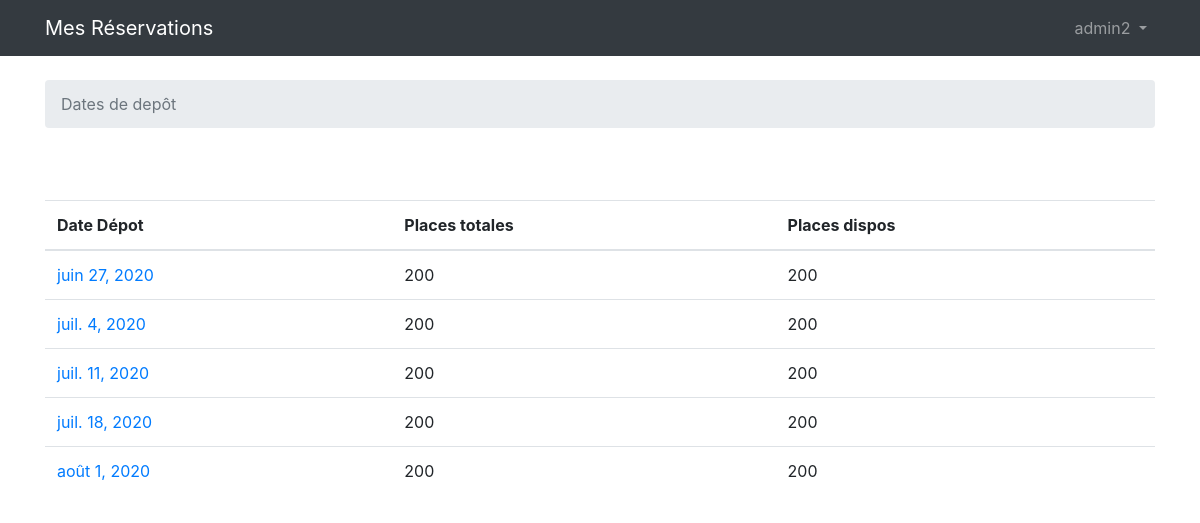
/resasfanm/capacites (signed in), run on the app's committed database.
### resasfanm/models.py (models this page shows, shortened)
class Capacite(models.Model):
	datecapa = models.DateField(verbose_name="Date Capacité")
	nreinesmax = models.IntegerField(default = 0, verbose_name="capacité reines")
	stationouverte = models.BooleanField(default = False)
	depotpossible = models.BooleanField(default = True)
	class Meta:
		ordering = ['datecapa']
	def get_reinesdispos(self):
		presences = Presence.objects.filter(capa=self)
		nbreines = self.nreinesmax
		for presence in presences:
			nbreines = nbreines - presence.resa.nbreine
		return nbreines

### resasfanm/views.py (the view)
# urls.py: path('capacites',views.listcapacites,name='capacites'),
@login_required
def listcapacites(request):
	datesreservees = Reservation.objects.filter(apiculteur=request.user.apiculteur).values_list('datedepot',flat = True)
	capacites = Capacite.objects.filter(depotpossible=True).exclude(datecapa__in=datesreservees)
	return render(request, 'resasfanm/capacites.html', {'les_capacites':capacites})

### resasfanm/templates/resasfanm/capacites.html (shortened to what this page needs)
{% extends 'base.html' %}
{% block breadcrumb %}
  <li class="breadcrumb-item active">Dates de depôt</li>
{% endblock %}
{% block content %}
  <br>
  <br>
  <table class="table">
    <thead class="thead-inverse">
      <tr>
          <th>Date Dépot</th>
          <th>Places totales</th>
          <th>Places dispos</th>
      </tr>
    </thead>
    <tbody>
      {% for capacite in les_capacites %}
          <tr>
            <td>
              <a href="{% url 'newresa' capacite.id %}">{{ capacite.datecapa }}</a>
            </td>
            <td> {{ capacite.nreinesmax }}</td>
            <td> {{ capacite.get_reinesdispos}}</td>
          </tr>
      {% endfor %}
    </tbody>
  </table>
{% endblock %}

### templates/base.html (shortened to what this page needs)
{% load static %}
<!DOCTYPE html>
<html>
  <head>
    <link rel="stylesheet" href="{% static 'css/bootstrap.min.css' %}">
</head>
  </head>
  <body>
{% block body %}
  <nav class="navbar navbar-expand-sm navbar-dark bg-dark">
    <div class="container">
      <a class="navbar-brand" href="{% url 'home' %}">Mes Réservations</a>
      <div class="collapse navbar-collapse" id="mainMenu">
      {% if user.is_authenticated %}
        <ul class="navbar-nav ml-auto">
          <li class="nav-item dropdown">
            <a class="nav-link dropdown-toggle" href="#" id="userMenu" data-toggle="dropdown" aria-haspopup="true" aria-expanded="false">
              {{ user.username }}
            </a>
          </li>
        </ul>
      {% else %}
        <form class="form-inline ml-auto">
          <a href="{% url 'login' %}" class="btn btn-outline-secondary">Connexion</a>
          <a href="{% url 'signup' %}" class="btn btn-primary ml-2">S'enregistrer</a>
          <a class="dropdown-item" href="{% url 'contact' %}">Nous contacter</a>
        </form>
      {% endif %}
      </div>
    </div>
  </nav>
  <div class="container">
    <ol class="breadcrumb my-4">
      {% block breadcrumb %}
      {% endblock %}
    </ol>
    {% block content %}
    {% endblock %}
  </div>
    {% endblock body %}
  </body>
</html>

### data on the page
Capacite: datecapa "juin 27, 2020", nreinesmax "200", get_reinesdispos "200"
Capacite: datecapa "juil. 4, 2020", nreinesmax "200", get_reinesdispos "200"
Capacite: datecapa "juil. 11, 2020", nreinesmax "200", get_reinesdispos "200"
Capacite: datecapa "juil. 18, 2020", nreinesmax "200", get_reinesdispos "200"
Capacite: datecapa "août 1, 2020", nreinesmax "200", get_reinesdispos "200"

### other printed values
{{ user.username }} "admin2"
